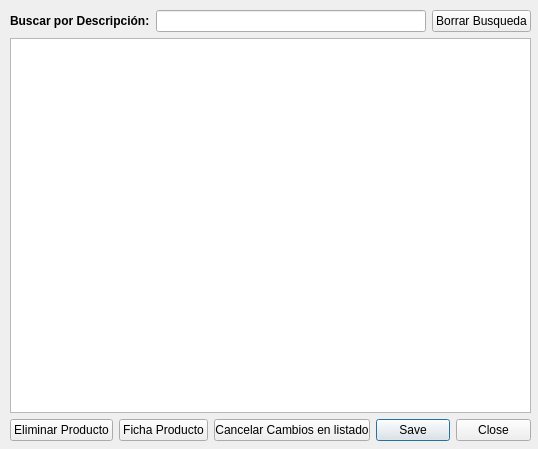
<?xml version="1.0" encoding="UTF-8"?>
<ui version="4.0">
 <class>fListadoProductos</class>
 <widget class="QDialog" name="fListadoProductos">
  <property name="geometry">
   <rect>
    <x>0</x>
    <y>0</y>
    <width>538</width>
    <height>449</height>
   </rect>
  </property>
  <property name="windowTitle">
   <string>Listado de Productos/Servicios</string>
  </property>
  <property name="modal">
   <bool>true</bool>
  </property>
  <widget class="QWidget" name="layoutWidget">
   <property name="geometry">
    <rect>
     <x>10</x>
     <y>10</y>
     <width>521</width>
     <height>431</height>
    </rect>
   </property>
   <layout class="QVBoxLayout" name="verticalLayout">
    <item>
     <layout class="QHBoxLayout" name="horizontalLayout">
      <item>
       <widget class="QLabel" name="label">
        <property name="font">
         <font>
          <weight>75</weight>
          <bold>true</bold>
         </font>
        </property>
        <property name="text">
         <string>Buscar por Descripción:</string>
        </property>
       </widget>
      </item>
      <item>
       <widget class="QLineEdit" name="txtBuscarDescripcion"/>
      </item>
      <item>
       <widget class="QPushButton" name="btnBorrarBusqueda">
        <property name="text">
         <string>Borrar Busqueda</string>
        </property>
       </widget>
      </item>
     </layout>
    </item>
    <item>
     <widget class="QTableView" name="TWProductos">
      <property name="selectionMode">
       <enum>QAbstractItemView::SingleSelection</enum>
      </property>
      <property name="selectionBehavior">
       <enum>QAbstractItemView::SelectRows</enum>
      </property>
      <property name="sortingEnabled">
       <bool>true</bool>
      </property>
      <attribute name="verticalHeaderVisible">
       <bool>false</bool>
      </attribute>
     </widget>
    </item>
    <item>
     <layout class="QHBoxLayout" name="horizontalLayout_2">
      <item>
       <widget class="QPushButton" name="btnEliminarProducto">
        <property name="text">
         <string>Eliminar Producto</string>
        </property>
       </widget>
      </item>
      <item>
       <widget class="QPushButton" name="btnFichaProducto">
        <property name="text">
         <string>Ficha Producto</string>
        </property>
       </widget>
      </item>
      <item>
       <widget class="QPushButton" name="btnCancelCambiosListado">
        <property name="text">
         <string>Cancelar Cambios en listado</string>
        </property>
       </widget>
      </item>
      <item>
       <widget class="QDialogButtonBox" name="buttonBox">
        <property name="orientation">
         <enum>Qt::Horizontal</enum>
        </property>
        <property name="standardButtons">
         <set>QDialogButtonBox::Close|QDialogButtonBox::Save</set>
        </property>
       </widget>
      </item>
     </layout>
    </item>
   </layout>
  </widget>
 </widget>
 <resources/>
 <connections>
  <connection>
   <sender>buttonBox</sender>
   <signal>accepted()</signal>
   <receiver>fListadoProductos</receiver>
   <slot>accept()</slot>
   <hints>
    <hint type="sourcelabel">
     <x>528</x>
     <y>438</y>
    </hint>
    <hint type="destinationlabel">
     <x>157</x>
     <y>274</y>
    </hint>
   </hints>
  </connection>
  <connection>
   <sender>buttonBox</sender>
   <signal>rejected()</signal>
   <receiver>fListadoProductos</receiver>
   <slot>reject()</slot>
   <hints>
    <hint type="sourcelabel">
     <x>528</x>
     <y>438</y>
    </hint>
    <hint type="destinationlabel">
     <x>286</x>
     <y>274</y>
    </hint>
   </hints>
  </connection>
  <connection>
   <sender>btnCancelCambiosListado</sender>
   <signal>clicked()</signal>
   <receiver>fListadoProductos</receiver>
   <slot>deshacerCambiosEnProducto()</slot>
   <hints>
    <hint type="sourcelabel">
     <x>222</x>
     <y>427</y>
    </hint>
    <hint type="destinationlabel">
     <x>170</x>
     <y>444</y>
    </hint>
   </hints>
  </connection>
 </connections>
 <slots>
  <slot>deshacerCambiosEnProducto()</slot>
 </slots>
</ui>
